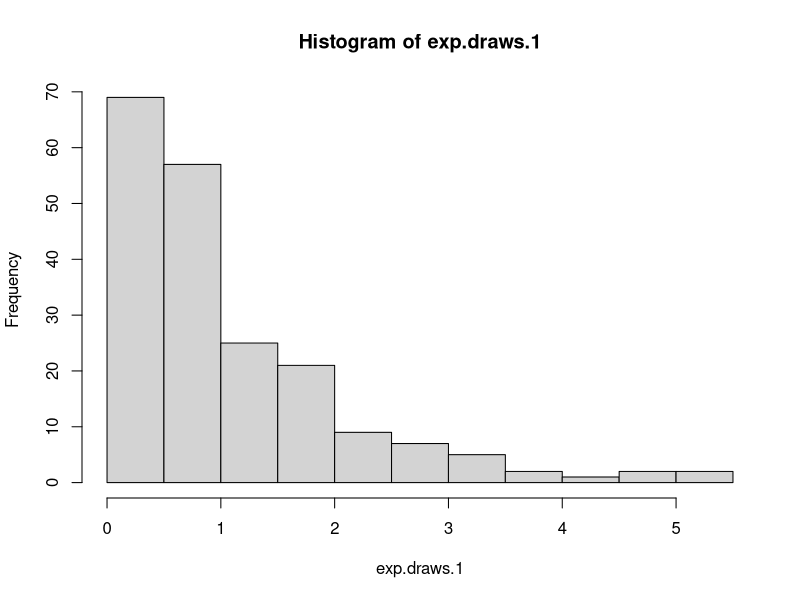
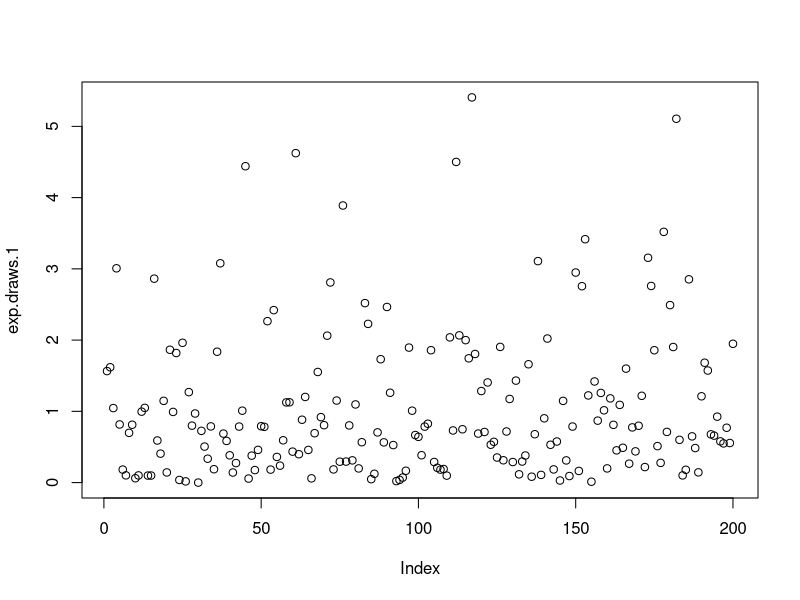
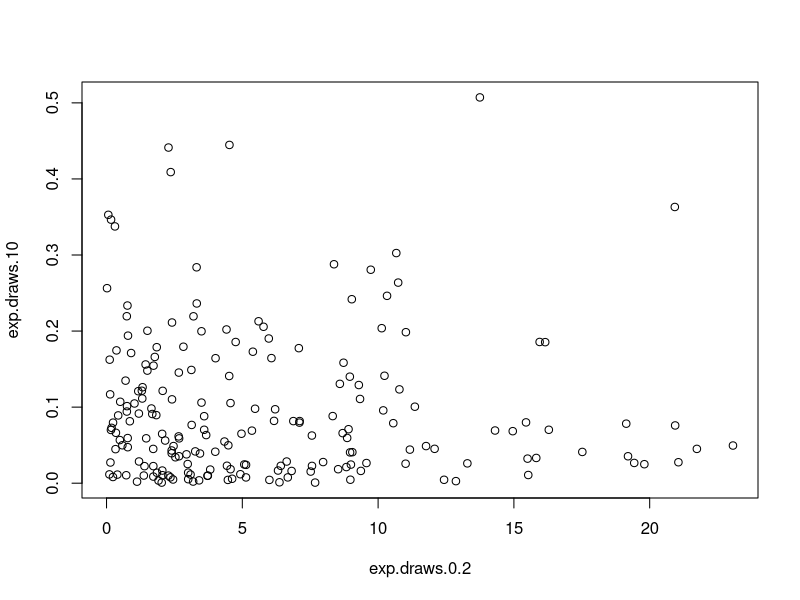
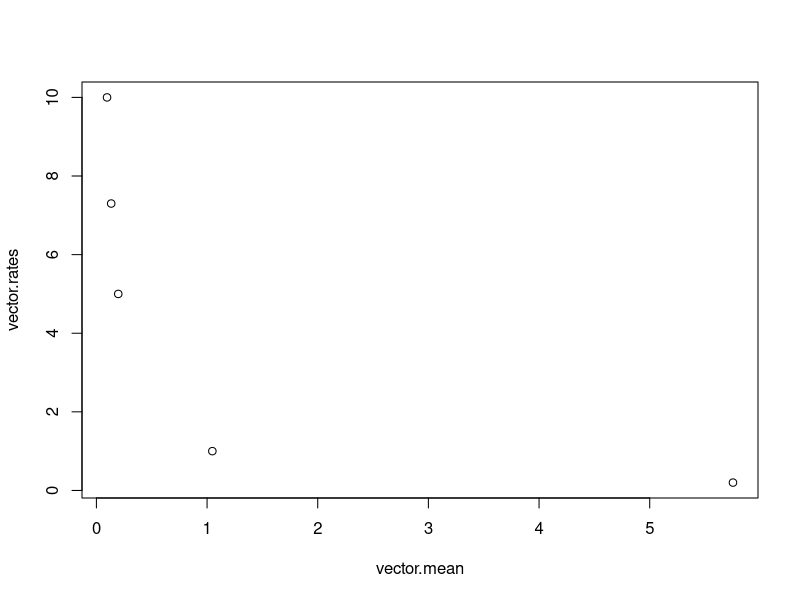
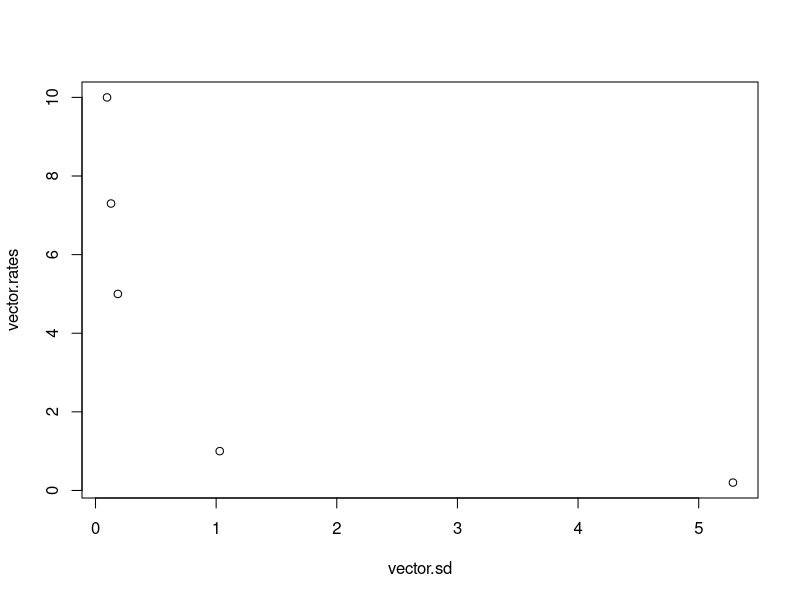
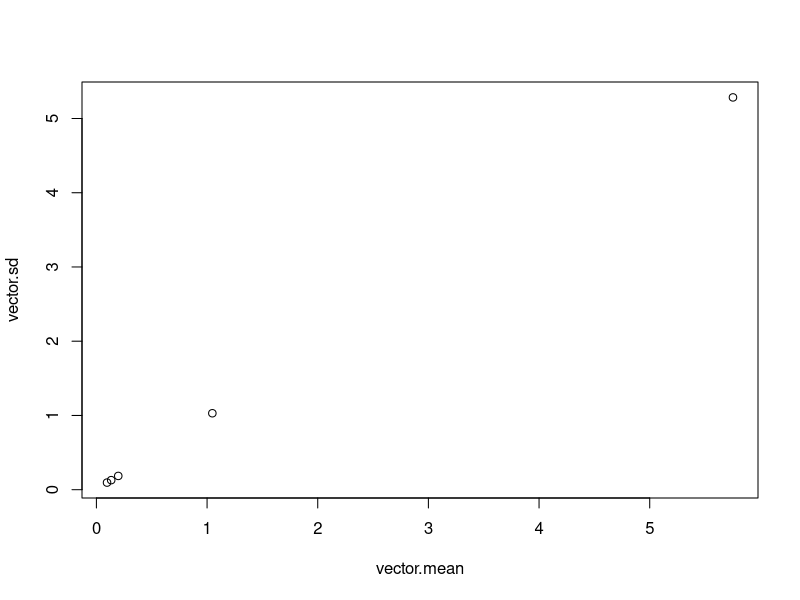
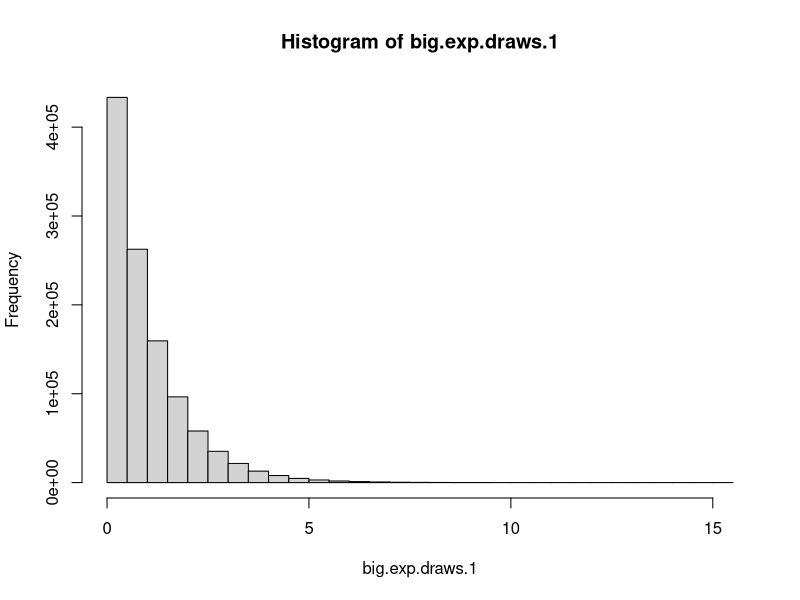
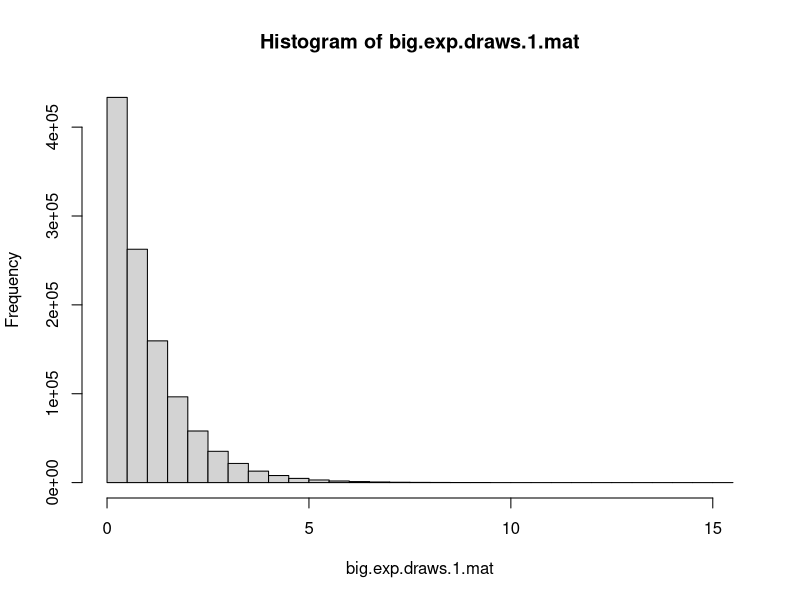

Recreate these plots in R, in order.
exp.draws.1<-rexp(n=200)
mean(exp.draws.1)
sd(exp.draws.1)

exp.draws.0.2<-rexp(n=200,rate=0.2)
mean(exp.draws.0.2)
sd(exp.draws.0.2)

exp.draws.5<-rexp(n=200,rate=5)
mean(exp.draws.5)
sd(exp.draws.5)

exp.draws.7.3<-rexp(n=200,rate=7.3)
mean(exp.draws.7.3)
sd(exp.draws.7.3)

exp.draws.10<-rexp(n=200,rate=10)
mean(exp.draws.10)
sd(exp.draws.10)

hist(exp.draws.1)

plot(exp.draws.1)

plot(exp.draws.0.2,exp.draws.10)

exp.1.mean<-mean(exp.draws.1)
exp.0.2.mean<-mean(exp.draws.0.2)
exp.5.mean<-mean(exp.draws.5)
exp.7.3.mean<-mean(exp.draws.7.3)
exp.10.mean<-mean(exp.draws.10)
vector.mean<-c(exp.1.mean,exp.0.2.mean,exp.5.mean,exp.7.3.mean,exp.10.mean)

vector.rates<-c(1,0.2,5,7.3,10)

exp.1.sd<-sd(exp.draws.1)
exp.0.2.sd<-sd(exp.draws.0.2)
exp.5.sd<-sd(exp.draws.5)
exp.7.3.sd<-sd(exp.draws.7.3)
exp.10.sd<-sd(exp.draws.10)
vector.sd<-c(exp.1.sd,exp.0.2.sd,exp.5.sd,exp.7.3.sd,exp.10.sd)

plot(vector.mean,vector.rates)

plot(vector.sd,vector.rates)

plot(vector.mean,vector.sd)


big.exp.draws.1<-rexp(1.1E6)
mean(big.exp.draws.1)
sd(big.exp.draws.1)

hist(big.exp.draws.1)

greater.than.1<-which(big.exp.draws.1>1)
mean(greater.than.1)

big.exp.draws.1.mat<-matrix(big.exp.draws.1, nrow = 1100, ncol = 1000)
histogram.rexp<-hist(big.exp.draws.1.mat)

mean(big.exp.draws.1.mat[,371])
     

all.col.means<-colMeans(big.exp.draws.1.mat)
hist(all.col.means)
     
     
